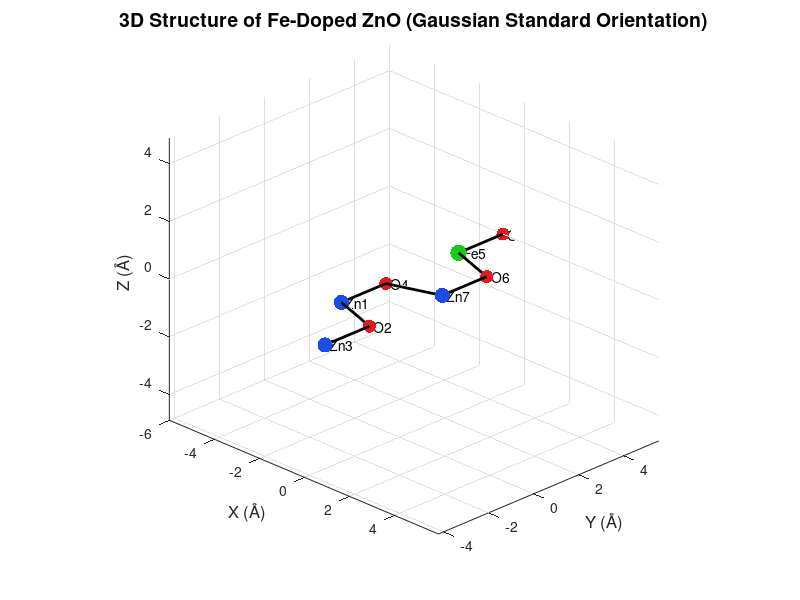

Recreate this plot in MATLAB.
clc; clear; close all;

%% ===== ATOMIC DATA FROM GAUSSIAN (STANDARD ORIENTATION) =====
% [AtomNumber, AtomicNumber, X, Y, Z]
atoms = [
    1 30 -0.963346 -1.622504  0.000000;
    2  8  0.912643 -2.252343  0.000000;
    3 30  0.912643 -4.225359  0.000000;
    4  8 -0.963346  0.350512  0.000000;
    5 26 -0.963346  3.583205  0.000000;
    6  8  0.912643  2.953366  0.000000;
    7 30  0.912643  0.980350  0.000000;
    8  8 -0.963346  5.556221  0.000000;
];

coords = atoms(:,3:5);
Z = atoms(:,2);

%% ===== COLOR & SIZE DEFINITIONS =====
colors = zeros(length(Z),3);
sizes  = zeros(length(Z),1);

for i = 1:length(Z)
    switch Z(i)
        case 30  % Zn
            colors(i,:) = [0.1 0.3 0.9]; % blue
            sizes(i) = 120;
        case 8   % O
            colors(i,:) = [0.9 0.1 0.1]; % red
            sizes(i) = 90;
        case 26  % Fe
            colors(i,:) = [0.1 0.8 0.1]; % green
            sizes(i) = 140;
    end
end

%% ===== BOND DETECTION =====
bond_threshold = 2.2; % Å (Zn–O / Fe–O range)
bonds = [];

for i = 1:size(coords,1)
    for j = i+1:size(coords,1)
        d = norm(coords(i,:) - coords(j,:));
        if d < bond_threshold
            bonds = [bonds; i j];
        end
    end
end

%% ===== 3D VISUALIZATION =====
figure('Color','w','Position',[100 100 900 700]);
hold on; grid on;

% Plot atoms
scatter3(coords(:,1), coords(:,2), coords(:,3), ...
         sizes, colors, 'filled');

% Plot bonds
for k = 1:size(bonds,1)
    i = bonds(k,1);
    j = bonds(k,2);
    plot3([coords(i,1), coords(j,1)], ...
          [coords(i,2), coords(j,2)], ...
          [coords(i,3), coords(j,3)], ...
          'k-', 'LineWidth', 2);
end

% Labels
for i = 1:length(Z)
    if Z(i)==30
        lbl = 'Zn';
    elseif Z(i)==8
        lbl = 'O';
    else
        lbl = 'Fe';
    end
    text(coords(i,1)+0.1, coords(i,2)+0.1, coords(i,3), ...
         sprintf('%s%d',lbl,i), 'FontSize',10);
end

%% ===== VIEW SETTINGS =====
axis equal
xlabel('X (Å)','FontSize',12);
ylabel('Y (Å)','FontSize',12);
zlabel('Z (Å)','FontSize',12);
title('3D Structure of Fe-Doped ZnO (Gaussian Standard Orientation)','FontSize',14)

view(45,25);
camlight headlight
lighting gouraud
rotate3d on
hold off;
